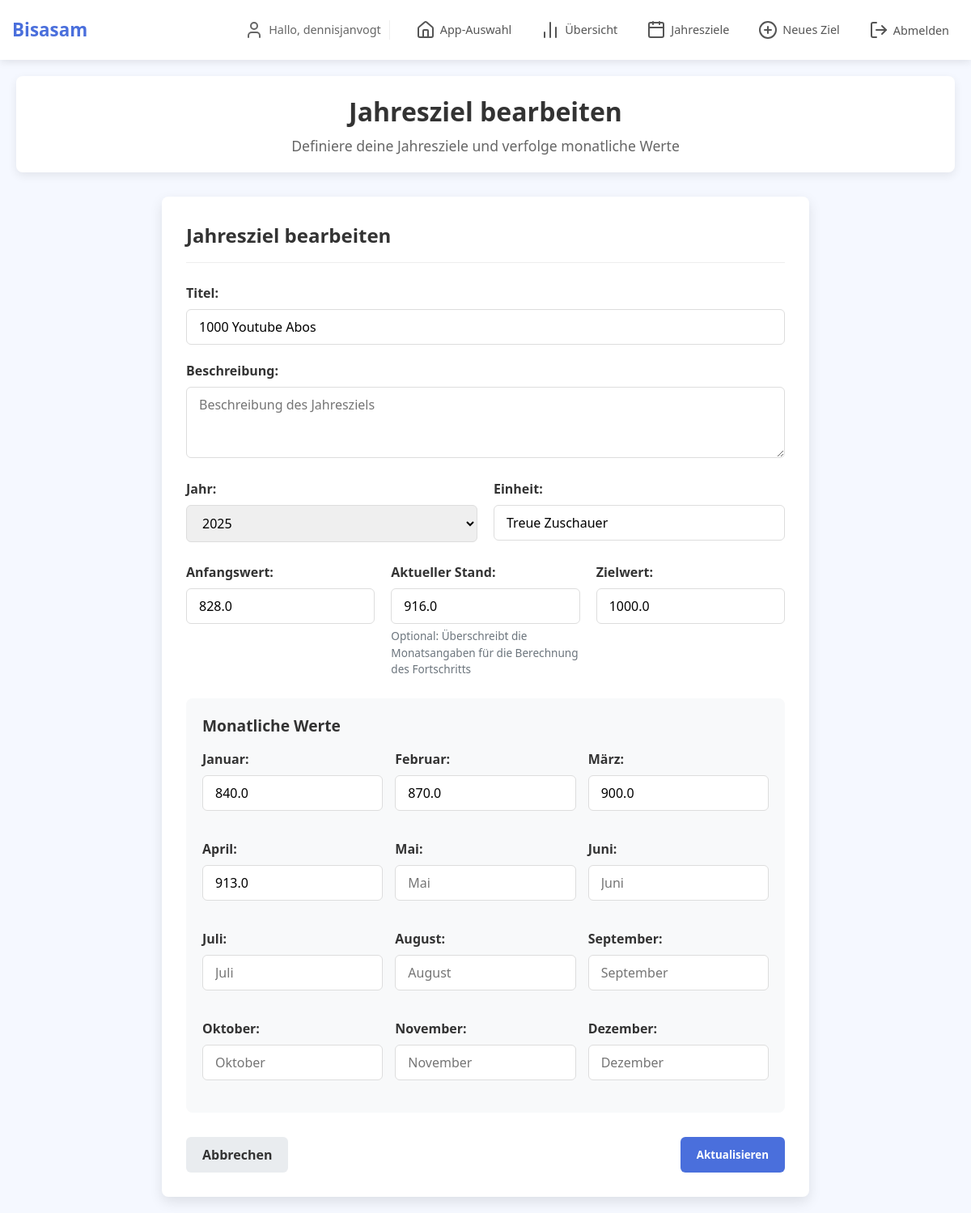
The app's page /tracking/yearly-goals/update/1/ (signed in) with its own data.
### tracking/models.py (models this page shows, shortened)
class YearlyGoal(models.Model):
    YEARS_CHOICES = [
        (2020, '2020'),
        (2021, '2021'),
        (2022, '2022'),
        (2023, '2023'),
        (2024, '2024'),
        (2025, '2025'),
        (2026, '2026'),
    ]
    user = models.ForeignKey(User, on_delete=models.CASCADE, related_name='yearly_goals')
    title = models.CharField(max_length=100)
    description = models.TextField(blank=True)
    year = models.IntegerField(choices=YEARS_CHOICES, default=2025)
    start_value = models.FloatField()
    target_value = models.FloatField()
    unit = models.CharField(max_length=50)
    current_value = models.FloatField(null=True, blank=True,
                                      help_text="Aktueller Stand unabhängig von monatlichen Werten")
    january = models.FloatField(null=True, blank=True)
    february = models.FloatField(null=True, blank=True)
    march = models.FloatField(null=True, blank=True)
    april = models.FloatField(null=True, blank=True)
    may = models.FloatField(null=True, blank=True)
    june = models.FloatField(null=True, blank=True)
    july = models.FloatField(null=True, blank=True)
    august = models.FloatField(null=True, blank=True)
    september = models.FloatField(null=True, blank=True)
    october = models.FloatField(null=True, blank=True)
    november = models.FloatField(null=True, blank=True)
    december = models.FloatField(null=True, blank=True)
    created_at = models.DateTimeField(auto_now_add=True)
    updated_at = models.DateTimeField(auto_now=True)

### tracking/views.py (the view)
# urls.py: path('yearly-goals/update/<int:goal_id>/', views.update_yearly_goal, name='update_yearly_goal'),
@login_required
def update_yearly_goal(request, goal_id):
    yearly_goal = get_object_or_404(YearlyGoal, id=goal_id, user=request.user)
    if request.method == 'POST':
        form = YearlyGoalForm(request.POST, instance=yearly_goal)
        if form.is_valid():
            form.save()
            messages.success(request, 'Jahresziel erfolgreich aktualisiert!')
            return redirect('yearly_goals')
    else:
        form = YearlyGoalForm(instance=yearly_goal)
    return render(request, 'tracking/add_yearly_goal.html', {
        'form': form,
        'yearly_goal': yearly_goal,
        'title': 'Jahresziel bearbeiten',
        'button_text': 'Aktualisieren'
    })

### tracking/templates/tracking/add_yearly_goal.html (shortened to what this page needs)
{% extends 'tracking/base.html' %}
{% load static %}
{% block content %}
<div class="header">
    <h1>{{ title }}</h1>
    <p>Definiere deine Jahresziele und verfolge monatliche Werte</p>
</div>
<div class="form-container">
    <div class="form-header">
        <h3>{{ title }}</h3>
    </div>
    <form method="post">
        <div class="form-group">
            <label for="id_title">Titel:</label>
            {{ form.title }}
        </div>
        <div class="form-group">
            <label for="id_description">Beschreibung:</label>
            {{ form.description }}
        </div>
        <div class="form-row">
            <div class="form-group" style="flex: 1;">
                <label for="id_year">Jahr:</label>
                {{ form.year }}
            </div>
            <div class="form-group" style="flex: 1;">
                <label for="id_unit">Einheit:</label>
                {{ form.unit }}
            </div>
        </div>
        <div class="form-row">
            <div class="form-group" style="flex: 1;">
                <label for="id_start_value">Anfangswert:</label>
                {{ form.start_value }}
            </div>
            <div class="form-group" style="flex: 1;">
                <label for="id_current_value">Aktueller Stand:</label>
                {{ form.current_value }}
                <div class="help-text">
                    Optional: Überschreibt die Monatsangaben für die Berechnung des Fortschritts
                </div>
            </div>
            <div class="form-group" style="flex: 1;">
                <label for="id_target_value">Zielwert:</label>
                {{ form.target_value }}
            </div>
        </div>
        <div class="monthly-values">
            <h3>Monatliche Werte</h3>
            <div class="months-grid">
                <div class="form-group">
                    <label for="id_january">Januar:</label>
                    {{ form.january }}
                </div>
                <div class="form-group">
                    <label for="id_february">Februar:</label>
                    {{ form.february }}
                </div>
                <div class="form-group">
                    <label for="id_march">März:</label>
                    {{ form.march }}
                </div>
                <div class="form-group">
                    <label for="id_april">April:</label>
                    {{ form.april }}
                </div>
                <div class="form-group">
                    <label for="id_may">Mai:</label>
                    {{ form.may }}
                </div>
                <div class="form-group">
                    <label for="id_june">Juni:</label>
                    {{ form.june }}
                </div>
                <div class="form-group">
                    <label for="id_july">Juli:</label>
                    {{ form.july }}
                </div>
                <div class="form-group">
                    <label for="id_august">August:</label>
                    {{ form.august }}
                </div>
                <div class="form-group">
                    <label for="id_september">September:</label>
                    {{ form.september }}
                </div>
                <div class="form-group">
                    <label for="id_october">Oktober:</label>
                    {{ form.october }}
                </div>
                <div class="form-group">
                    <label for="id_november">November:</label>
                    {{ form.november }}
                </div>
                <div class="form-group">
                    <label for="id_december">Dezember:</label>
                    {{ form.december }}
                </div>
            </div>
        </div>
        <div class="action-buttons">
            <a href="{% url 'yearly_goals' %}" class="btn btn-secondary">Abbrechen</a>
            <button type="submit" class="btn btn-primary">{{ button_text }}</button>
        </div>
    </form>
</div>
{% endblock %}

### home/templates/home/base_navbar.html (shortened to what this page needs)
<nav class="main-nav">
    <div class="nav-container">
        <div class="nav-brand">
            <a href="{% url 'landing_page' %}">Bisasam</a>
        </div>
        <div class="nav-links">
            {% if user.is_authenticated %}
                <div class="user-greeting">
                    <i data-lucide="user" class="vsc-icon vsc-icon-user"></i>
                    <span>Hallo, {{ user.username }}</span>
                </div>
                <div class="nav-actions">
                    <a href="{% url 'landing_page' %}" class="nav-link">
                        <i data-lucide="home" class="vsc-icon vsc-icon-home"></i>App-Auswahl
                    </a>
                    {% block app_specific_nav %}{% endblock %}
                    <form action="{% url 'logout' %}" method="post" class="logout-form">
                        <button type="submit" class="logout-btn">
                            <i data-lucide="log-out" class="vsc-icon vsc-icon-logout"></i>Abmelden
                        </button>
                    </form>
                </div>
            {% endif %}
        </div>
    </div>
</nav>

### tracking/templates/tracking/base.html (style rules this page uses)
:root { --primary: #4a6fdc; --success: #28a745; --warning: #ffc107; --danger: #dc3545; --light: #f8f9fa; --dark: #343a40; --health: #42b883; --finance: #f1c40f; --career: #9b59b6; --learning: #e74c3c; --other: #7f8c8d; --vsc-bg: #1e1e1e; --vsc-sidebar: #252526; --vsc-highlight: #3a3d41; }
* { margin: 0; padding: 0; box-sizing: border-box; font-family: 'Segoe UI', Tahoma, Geneva, Verdana, sans-serif; }
body { background-color: #f5f8ff; color: #333; padding: 0; margin: 0; font-size: 16px; line-height: 1.5; }
.header { text-align: center; margin-bottom: 30px; padding: 20px 15px; background-color: white; border-radius: 8px; box-shadow: 0 4px 12px rgba(0, 0, 0, 0.08); position: relative; }
.header h1 { font-size: 1.6rem; margin-bottom: 5px; }
.header p { color: #666; font-size: 0.95rem; }
@media (min-width: 768px) { .header h1 { font-size: 2rem; } }
@media (min-width: 768px) { .header p { font-size: 1.1rem; } }

### tracking/templates/tracking/add_yearly_goal.html (style rules this page uses)
.form-container { background: white; border-radius: 8px; padding: 30px; box-shadow: 0 6px 16px rgba(0, 0, 0, 0.1); max-width: 800px; margin: 0 auto; }
.form-header { margin-bottom: 25px; border-bottom: 1px solid #eee; padding-bottom: 15px; }
.form-header h3 { font-size: 1.5rem; color: #333; }
.form-group { margin-bottom: 20px; }
.form-group label { display: block; margin-bottom: 8px; font-weight: 600; }
.form-control { width: 100%; padding: 10px 15px; border: 1px solid #ddd; border-radius: 6px; font-size: 1rem; }
.form-row { display: flex; gap: 20px; margin-bottom: 5px; }
.monthly-values { background-color: #f8f9fa; padding: 20px; border-radius: 8px; margin-bottom: 30px; }
.monthly-values h3 { margin-bottom: 15px; color: #333; font-size: 1.2rem; }
.months-grid { display: grid; grid-template-columns: repeat(auto-fill, minmax(180px, 1fr)); gap: 15px; }
.action-buttons { display: flex; justify-content: space-between; margin-top: 30px; }
.btn { display: inline-block; text-decoration: none; padding: 10px 20px; border-radius: 6px; font-weight: 600; cursor: pointer; border: none; }
.btn-primary { background-color: var(--primary); color: white; }
.btn-secondary { background-color: #e9ecef; color: #333; }
.help-text { font-size: 0.85rem; color: #6c757d; margin-top: 5px; }

### home/templates/home/base_navbar.html (style rules this page uses)
.main-nav { background-color: #fff; box-shadow: 0 2px 10px rgba(0,0,0,0.1); padding: 15px 0; position: sticky; top: 0; z-index: 1000; }
.nav-container { max-width: 1200px; margin: 0 auto; display: flex; flex-wrap: wrap; justify-content: space-between; align-items: center; padding: 0 15px; }
.nav-brand { font-size: 1.4rem; font-weight: bold; }
.nav-brand a { text-decoration: none; color: var(--primary); transition: color 0.3s ease; }
.nav-links { display: flex; flex-wrap: wrap; align-items: center; gap: 20px; }
.user-greeting { color: #666; font-size: 0.9rem; padding-right: 10px; border-right: 1px solid #eee; display: flex; align-items: center; gap: 6px; }
.nav-actions { display: flex; gap: 12px; align-items: center; }
.nav-link { text-decoration: none; color: #555; font-weight: 500; font-size: 0.95rem; padding: 8px 12px; border-radius: 6px; transition: all 0.2s ease; display: flex; align-items: center; gap: 6px; }
.logout-form { margin: 0; }
.logout-btn { background-color: transparent; border: none; color: #555; font-weight: 500; font-size: 0.95rem; padding: 8px 12px; border-radius: 6px; cursor: pointer; transition: all 0.2s ease; display: flex; align-items: center; gap: 6px; }
.nav-link, .logout-btn { border-radius: 4px; padding: 8px 12px; font-size: 0.9rem; margin: 2px 0; }

### records on screen
YearlyGoal: title "1000 Youtube Abos", year "2025", unit "Treue Zuschauer", start_value "828.0", current_value "916.0", target_value "1000.0", january "840.0", february "870.0", march "900.0", april "913.0"

### other values on screen
{{ user.username }} "dennisjanvogt"
{{ title }} "Jahresziel bearbeiten"
{{ button_text }} "Aktualisieren"
